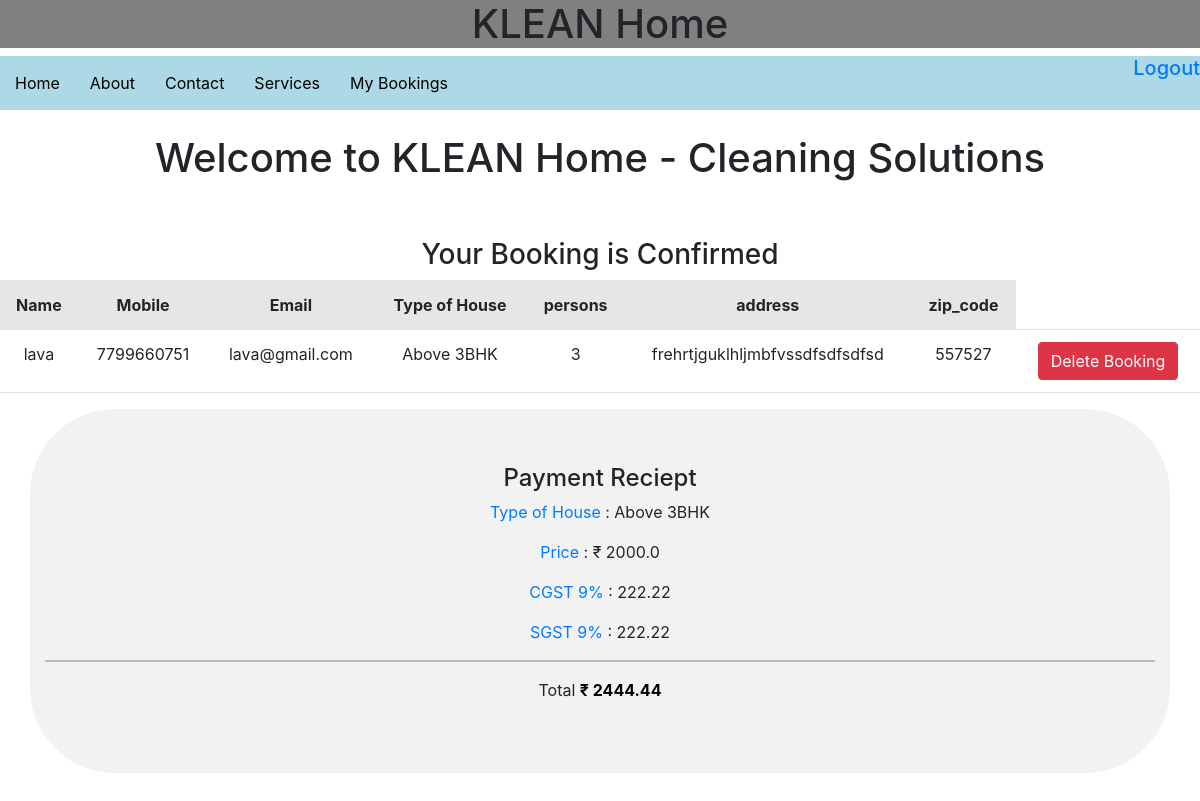
The app's page /booking_summary/4/ with its own data.
### userapp/models.py (models this page shows, shortened)
class Bookings(models.Model):
    user =  models.ForeignKey(Signup, on_delete=models.CASCADE)
    type_of_home = models.CharField(max_length=20, choices=home_choices)
    persons = models.CharField(max_length=20, choices=staff_required)
    address = models.TextField()
    zip_code = models.CharField(max_length=6)

class Signup(models.Model):
    name = models.CharField(max_length=50)
    mobile = models.CharField(max_length=15,validators=[PHONE_REGEX])
    email = models.EmailField()

### userapp/views.py (the view)
# urls.py: path('booking_summary/<int:id>/', views.booking_summary, name='booking_summary_page'),
def booking_summary(request,id):
    ord = Bookings.objects.get(pk=id)
    if ord.type_of_home == '1BHK':
        price = 800.00
        CGST = round(price / 9, 2)
        SGST = round(price / 9, 2)
        Total = price + CGST + SGST
        Total = round(Total, 2)
    elif ord.type_of_home == '2BHK':
        price = 1200.00
        CGST = round(price / 9, 2)
        SGST = round(price / 9, 2)
        Total = price + CGST + SGST
        Total = round(Total, 2)
    elif ord.type_of_home == 'Above 3BHK':
        price = 2000.00
        CGST = round(price / 9, 2)
        SGST = round(price / 9, 2)
        Total = price + CGST + SGST
        Total = round(Total, 2)
    elif ord.type_of_home == 'Garden':
        price = '10 per Sq/ft'
        CGST = 'NA'
        SGST = 'NA'
        Total = '10 per Sq/ft + GST(18%)'
    elif ord.type_of_home == 'Villa/Bunglow':
        price = '15 per Sq/ft'
        CGST = 'NA'
        SGST = 'NA'
        Total = '15 per Sq/ft + GST(18%)'
    elif ord.type_of_home == 'Office':
        price = '20 per Sq/ft'
        CGST = 'NA'
        SGST = 'NA'
        Total = '20 per Sq/ft + GST(18%)'
    return render(request, 'userapp/show_booking.html', {'fm': ord,'price':price,'CGST':CGST,'SGST':SGST,'Total':Total,})

### templates/userapp/show_booking.html (shortened to what this page needs)
{% extends "userapp/base2.html" %}
{% block content %}
<link rel="stylesheet" href="https://stackpath.bootstrapcdn.com/bootstrap/4.5.0/css/bootstrap.min.css">
<body id="bg" style="background-image: '')";>
<h1 style="text-align:center;">Welcome to KLEAN Home - Cleaning Solutions </h1>
<br><br>
<form>
<div style="text-align:center;">
<h3> Your Booking is Confirmed </h3>
<table class ="table table-striped">
        <tr>
             <th>Name</th>
            <th>Mobile</th>
            <th>Email</th>
            <th>Type of House</th>
            <th>persons</th>
            <th>address</th>
            <th>zip_code</th>
        </tr>
        <tr>
            <td>{{fm.user.name}}</td>
            <td>{{fm.user.mobile}}</td>
            <td>{{fm.user.email}}</td>
            <td>{{fm.type_of_home}}</td>
            <td>{{fm.persons}}</td>
            <td>{{fm.address}}</td>
            <td>{{fm.zip_code}}</td>
            <td><a href="{% url 'delete_booking' fm.id %}"><button type="button" class="btn btn-danger"> Delete Booking </button></a></td>
        </tr>
    </table>
<div class="col-25">
    <div class="container">
      <h4>Payment Reciept
      </h4>
      <p><a href="#">Type of House</a>      :  <span class="price">{{fm.type_of_home}}</span></p>
      <p><a href="#">Price</a>    :  <span class="price">₹ {{price}}</span></p>
      <p><a href="#">CGST 9%</a>    : <span class="price">{{CGST}}</span></p>
      <p><a href="#">SGST 9%</a>    : <span class="price">{{SGST}}</span></p>
      <hr>
      <p>Total <span class="price" style="color:black"><b>₹ {{Total}}</b></span></p>
    </div>
  </div>
        </div>
</form>
<br>
</body>
{% endblock %}

### static/css/style.css (style rules this page uses)
body { background-color: lightgrey; }
.container { width: 30%; border-radius: 85px; background-color: #f2f2f2; padding: 55px; }
#bg { background-size: 1800px 900px; background-repeat: no-repeat; background-position: top; background-attachment: fixed; }

### records on screen
Bookings: user.name "lava", user.mobile "7799660751", user.email "lava@gmail.com", type_of_home "Above 3BHK", persons "3", address "frehrtjguklhljmbfvssdfsdfsdfsd", zip_code "557527"

### other values on screen
{{ price }} "2000.0"
{{ CGST }} "222.22"
{{ SGST }} "222.22"
{{ Total }} "2444.44"
